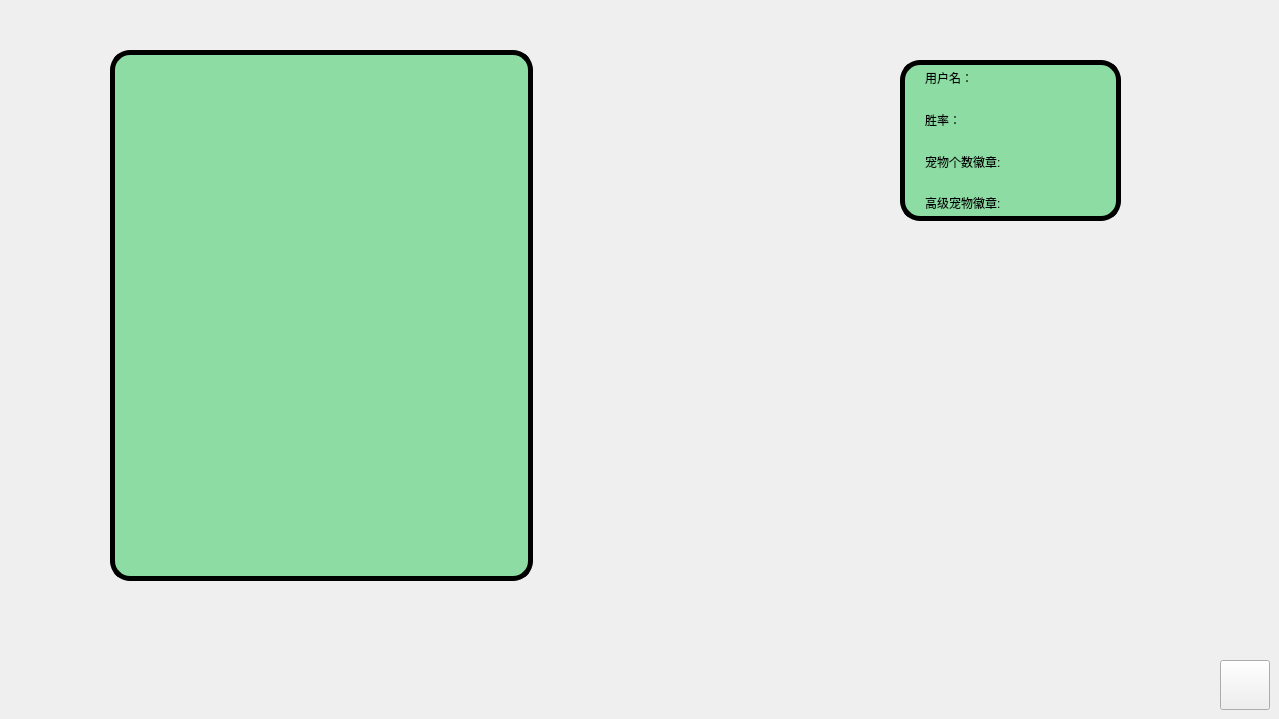
    <widget class="QWidget" name="packagePage">
     <widget class="QPushButton" name="backBtn">
      <property name="geometry">
       <rect>
        <x>1220</x>
        <y>660</y>
        <width>50</width>
        <height>50</height>
       </rect>
      </property>
      <property name="styleSheet">
       <string notr="true">border-image: url(:/picture/back.png);</string>
      </property>
      <property name="text">
       <string/>
      </property>
     </widget>
     <widget class="QScrollArea" name="bagListArea">
      <property name="geometry">
       <rect>
        <x>110</x>
        <y>50</y>
        <width>423</width>
        <height>531</height>
       </rect>
      </property>
      <property name="styleSheet">
       <string notr="true">#bagListArea{
background-color: rgb(141, 220, 163);
border: 5px solid rgb(0,0,0);
border-radius : 20px;
padding: 5px;
}

QScrollBar:vertical
{
    width:8px;
    background:rgba(0,0,0,0%);
    margin:0px,0px,0px,0px;
    padding-top:9px;  
    padding-bottom:9px;
}
QScrollBar::handle:vertical
{
    width:8px;
    background:rgba(0,0,0,25%);
    border-radius:4px;  
    min-height:20;
}
QScrollBar::handle:vertical:hover
{
    width:8px;
    background:rgba(0,0,0,50%);   
    border-radius:4px;
    min-height:20;
}

QScrollBar::add-page:vertical,QScrollBar::sub-page:vertical  
{
    background:rgba(0,0,0,10%);
    border-radius:4px;
}
QScrollBar::add-line:vertical {
      border: 10px;
      background: none;
}

QScrollBar::sub-line:vertiacal {
      border: none;
      background: none;
}</string>
      </property>
      <property name="verticalScrollBarPolicy">
       <enum>Qt::ScrollBarAsNeeded</enum>
      </property>
      <property name="horizontalScrollBarPolicy">
       <enum>Qt::ScrollBarAlwaysOff</enum>
      </property>
      <property name="widgetResizable">
       <bool>true</bool>
      </property>
      <widget class="QWidget" name="bagWidget">
       <property name="geometry">
        <rect>
         <x>0</x>
         <y>0</y>
         <width>403</width>
         <height>511</height>
        </rect>
       </property>
       <property name="styleSheet">
        <string notr="true">#bagWidget{
background-color: rgb(141, 220, 163);
}</string>
       </property>
      </widget>
     </widget>
     <widget class="QWidget" name="widget" native="true">
      <property name="geometry">
       <rect>
        <x>900</x>
        <y>60</y>
        <width>221</width>
        <height>161</height>
       </rect>
      </property>
      <property name="styleSheet">
       <string notr="true">#widget
{
background-color: rgb(141, 220, 163);
border: 5px solid rgb(0,0,0);
border-radius : 20px;
}
</string>
      </property>
      <layout class="QHBoxLayout" name="horizontalLayout" stretch="2,15,1">
       <item>
        <spacer name="horizontalSpacer">
         <property name="orientation">
          <enum>Qt::Horizontal</enum>
         </property>
         <property name="sizeHint" stdset="0">
          <size>
           <width>40</width>
           <height>20</height>
          </size>
         </property>
        </spacer>
       </item>
       <item>
        <layout class="QVBoxLayout" name="verticalLayout">
         <item>
          <layout class="QHBoxLayout" name="horizontalLayout_4">
           <item>
            <widget class="QLabel" name="label_6">
             <property name="text">
              <string>用户名：</string>
             </property>
            </widget>
           </item>
           <item>
            <widget class="QLabel" name="usernameLabel">
             <property name="text">
              <string/>
             </property>
            </widget>
           </item>
          </layout>
         </item>
         <item>
          <layout class="QHBoxLayout" name="horizontalLayout_5">
           <item>
            <widget class="QLabel" name="label_8">
             <property name="text">
              <string>胜率：</string>
             </property>
            </widget>
           </item>
           <item>
            <widget class="QLabel" name="winrateLabel">
             <property name="text">
              <string/>
             </property>
            </widget>
           </item>
          </layout>
         </item>
         <item>
          <layout class="QHBoxLayout" name="horizontalLayout_2">
           <item>
            <widget class="QLabel" name="label_3">
             <property name="styleSheet">
              <string notr="true">
font: 75 12pt &quot;等线&quot;;</string>
             </property>
             <property name="text">
              <string>宠物个数徽章:</string>
             </property>
            </widget>
           </item>
           <item>
            <widget class="QLabel" name="sumLabel">
             <property name="text">
              <string/>
             </property>
            </widget>
           </item>
          </layout>
         </item>
         <item>
          <layout class="QHBoxLayout" name="horizontalLayout_3">
           <item>
            <widget class="QLabel" name="label_4">
             <property name="styleSheet">
              <string notr="true">
font: 75 12pt &quot;等线&quot;;</string>
             </property>
             <property name="text">
              <string>高级宠物徽章:</string>
             </property>
            </widget>
           </item>
           <item>
            <widget class="QLabel" name="adsumLabel">
             <property name="text">
              <string/>
             </property>
            </widget>
           </item>
          </layout>
         </item>
        </layout>
       </item>
       <item>
        <spacer name="horizontalSpacer_2">
         <property name="orientation">
          <enum>Qt::Horizontal</enum>
         </property>
         <property name="sizeHint" stdset="0">
          <size>
           <width>40</width>
           <height>20</height>
          </size>
         </property>
        </spacer>
       </item>
      </layout>
     </widget>
    </widget>
